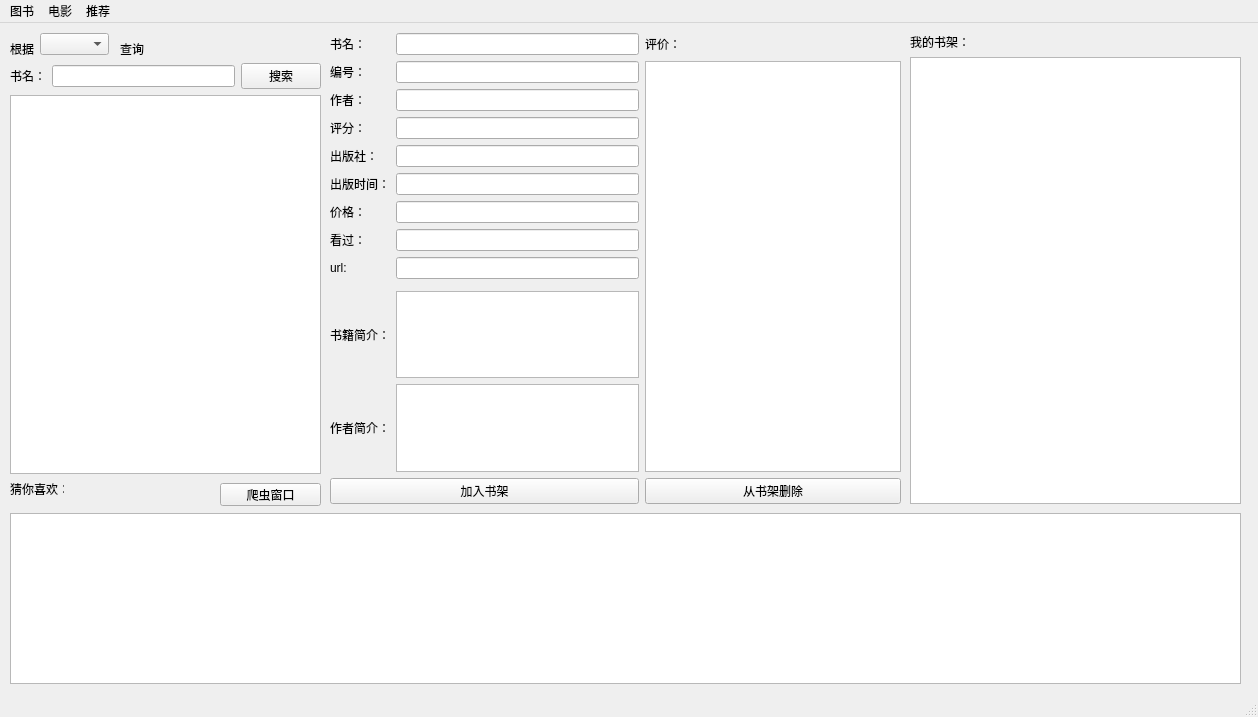
<?xml version="1.0" encoding="UTF-8"?>
<ui version="4.0">
 <class>MainWindow</class>
 <widget class="QMainWindow" name="MainWindow">
  <property name="geometry">
   <rect>
    <x>0</x>
    <y>0</y>
    <width>1258</width>
    <height>717</height>
   </rect>
  </property>
  <property name="windowTitle">
   <string>MainWindow</string>
  </property>
  <widget class="QWidget" name="centralwidget">
   <widget class="QLabel" name="label">
    <property name="geometry">
     <rect>
      <x>10</x>
      <y>20</y>
      <width>54</width>
      <height>12</height>
     </rect>
    </property>
    <property name="text">
     <string>根据</string>
    </property>
   </widget>
   <widget class="QComboBox" name="selectway_box">
    <property name="geometry">
     <rect>
      <x>40</x>
      <y>10</y>
      <width>69</width>
      <height>22</height>
     </rect>
    </property>
    <property name="sizePolicy">
     <sizepolicy hsizetype="Fixed" vsizetype="Fixed">
      <horstretch>0</horstretch>
      <verstretch>0</verstretch>
     </sizepolicy>
    </property>
   </widget>
   <widget class="QLabel" name="label_sel">
    <property name="geometry">
     <rect>
      <x>120</x>
      <y>20</y>
      <width>54</width>
      <height>12</height>
     </rect>
    </property>
    <property name="text">
     <string>查询</string>
    </property>
   </widget>
   <widget class="QWidget" name="gridLayoutWidget">
    <property name="geometry">
     <rect>
      <x>10</x>
      <y>40</y>
      <width>311</width>
      <height>411</height>
     </rect>
    </property>
    <layout class="QGridLayout" name="select_gridLayout">
     <item row="0" column="2">
      <widget class="QLineEdit" name="lineEdit"/>
     </item>
     <item row="0" column="3">
      <widget class="QPushButton" name="find_but">
       <property name="text">
        <string>搜索</string>
       </property>
      </widget>
     </item>
     <item row="0" column="1">
      <widget class="QLabel" name="label_3">
       <property name="sizePolicy">
        <sizepolicy hsizetype="Fixed" vsizetype="Fixed">
         <horstretch>0</horstretch>
         <verstretch>0</verstretch>
        </sizepolicy>
       </property>
       <property name="text">
        <string>书名：</string>
       </property>
      </widget>
     </item>
     <item row="1" column="1" colspan="3">
      <widget class="QTableWidget" name="find_result_table"/>
     </item>
    </layout>
   </widget>
   <widget class="QWidget" name="gridLayoutWidget_2">
    <property name="geometry">
     <rect>
      <x>330</x>
      <y>10</y>
      <width>571</width>
      <height>471</height>
     </rect>
    </property>
    <layout class="QGridLayout" name="show_gridLayout">
     <item row="0" column="0">
      <widget class="QLabel" name="bname">
       <property name="text">
        <string>书名：</string>
       </property>
      </widget>
     </item>
     <item row="5" column="0">
      <widget class="QLabel" name="byear">
       <property name="text">
        <string>出版时间：</string>
       </property>
      </widget>
     </item>
     <item row="6" column="1">
      <widget class="QLineEdit" name="lineEdit_bprice"/>
     </item>
     <item row="0" column="1">
      <widget class="QLineEdit" name="lineEdit_bname"/>
     </item>
     <item row="5" column="1">
      <widget class="QLineEdit" name="lineEdit_byear"/>
     </item>
     <item row="1" column="0">
      <widget class="QLabel" name="bno">
       <property name="text">
        <string>编号：</string>
       </property>
      </widget>
     </item>
     <item row="6" column="0">
      <widget class="QLabel" name="bprice">
       <property name="text">
        <string>价格：</string>
       </property>
      </widget>
     </item>
     <item row="2" column="0">
      <widget class="QLabel" name="bauthor">
       <property name="text">
        <string>作者：</string>
       </property>
      </widget>
     </item>
     <item row="1" column="1">
      <widget class="QLineEdit" name="lineEdit_bno"/>
     </item>
     <item row="3" column="0">
      <widget class="QLabel" name="bstar">
       <property name="text">
        <string>评分：</string>
       </property>
      </widget>
     </item>
     <item row="7" column="0">
      <widget class="QLabel" name="bnum">
       <property name="text">
        <string>看过：</string>
       </property>
      </widget>
     </item>
     <item row="2" column="1">
      <widget class="QLineEdit" name="lineEdit_bauthor"/>
     </item>
     <item row="3" column="1">
      <widget class="QLineEdit" name="lineEdit_bstar"/>
     </item>
     <item row="4" column="0">
      <widget class="QLabel" name="bpub">
       <property name="text">
        <string>出版社：</string>
       </property>
      </widget>
     </item>
     <item row="4" column="1">
      <widget class="QLineEdit" name="lineEdit_bpub"/>
     </item>
     <item row="12" column="0" colspan="2">
      <widget class="QPushButton" name="addb_pushB">
       <property name="text">
        <string>加入书架</string>
       </property>
      </widget>
     </item>
     <item row="12" column="2">
      <widget class="QPushButton" name="delb_pushB">
       <property name="text">
        <string>从书架删除</string>
       </property>
      </widget>
     </item>
     <item row="8" column="1">
      <widget class="QLineEdit" name="lineEdit_burl"/>
     </item>
     <item row="7" column="1">
      <widget class="QLineEdit" name="lineEdit_bnum"/>
     </item>
     <item row="10" column="1">
      <widget class="QTextEdit" name="book_intro"/>
     </item>
     <item row="10" column="0">
      <widget class="QLabel" name="bintro">
       <property name="text">
        <string>书籍简介：</string>
       </property>
      </widget>
     </item>
     <item row="8" column="0">
      <widget class="QLabel" name="burl">
       <property name="text">
        <string>url:</string>
       </property>
      </widget>
     </item>
     <item row="11" column="1">
      <widget class="QTextEdit" name="bookau_intro"/>
     </item>
     <item row="11" column="0">
      <widget class="QLabel" name="bauintro">
       <property name="text">
        <string>作者简介：</string>
       </property>
      </widget>
     </item>
     <item row="0" column="2">
      <widget class="QLabel" name="bcomment">
       <property name="text">
        <string>评价：</string>
       </property>
      </widget>
     </item>
     <item row="1" column="2" rowspan="11">
      <widget class="QTextEdit" name="book_comment">
       <property name="sizePolicy">
        <sizepolicy hsizetype="Minimum" vsizetype="Expanding">
         <horstretch>0</horstretch>
         <verstretch>0</verstretch>
        </sizepolicy>
       </property>
      </widget>
     </item>
    </layout>
   </widget>
   <widget class="QWidget" name="gridLayoutWidget_3">
    <property name="geometry">
     <rect>
      <x>910</x>
      <y>10</y>
      <width>331</width>
      <height>471</height>
     </rect>
    </property>
    <layout class="QGridLayout" name="myshelf_gridLayout">
     <item row="0" column="0">
      <widget class="QLabel" name="label_shujia">
       <property name="sizePolicy">
        <sizepolicy hsizetype="Fixed" vsizetype="Preferred">
         <horstretch>0</horstretch>
         <verstretch>0</verstretch>
        </sizepolicy>
       </property>
       <property name="text">
        <string>我的书架：</string>
       </property>
      </widget>
     </item>
     <item row="1" column="0">
      <widget class="QTableWidget" name="bookshelf"/>
     </item>
    </layout>
   </widget>
   <widget class="QWidget" name="gridLayoutWidget_4">
    <property name="geometry">
     <rect>
      <x>10</x>
      <y>490</y>
      <width>1231</width>
      <height>171</height>
     </rect>
    </property>
    <layout class="QGridLayout" name="recomm_gridLayout">
     <item row="0" column="0">
      <widget class="QTableWidget" name="recomm_table">
       <property name="contextMenuPolicy">
        <enum>Qt::DefaultContextMenu</enum>
       </property>
      </widget>
     </item>
    </layout>
   </widget>
   <widget class="QPushButton" name="pushButton">
    <property name="geometry">
     <rect>
      <x>220</x>
      <y>460</y>
      <width>101</width>
      <height>23</height>
     </rect>
    </property>
    <property name="text">
     <string>爬虫窗口</string>
    </property>
   </widget>
   <widget class="QLabel" name="label_1">
    <property name="geometry">
     <rect>
      <x>10</x>
      <y>460</y>
      <width>54</width>
      <height>12</height>
     </rect>
    </property>
    <property name="text">
     <string>猜你喜欢：</string>
    </property>
   </widget>
  </widget>
  <widget class="QMenuBar" name="menubar">
   <property name="geometry">
    <rect>
     <x>0</x>
     <y>0</y>
     <width>1258</width>
     <height>23</height>
    </rect>
   </property>
   <widget class="QMenu" name="menu">
    <property name="title">
     <string>图书</string>
    </property>
   </widget>
   <widget class="QMenu" name="menu_2">
    <property name="title">
     <string>电影</string>
    </property>
   </widget>
   <widget class="QMenu" name="menu_3">
    <property name="title">
     <string>推荐</string>
    </property>
   </widget>
   <addaction name="menu"/>
   <addaction name="menu_2"/>
   <addaction name="menu_3"/>
  </widget>
  <widget class="QStatusBar" name="statusbar"/>
 </widget>
 <resources/>
 <connections>
  <connection>
   <sender>find_but</sender>
   <signal>clicked()</signal>
   <receiver>MainWindow</receiver>
   <slot>slot_search_keyword()</slot>
   <hints>
    <hint type="sourcelabel">
     <x>280</x>
     <y>68</y>
    </hint>
    <hint type="destinationlabel">
     <x>204</x>
     <y>54</y>
    </hint>
   </hints>
  </connection>
  <connection>
   <sender>find_result_table</sender>
   <signal>itemClicked(QTableWidgetItem*)</signal>
   <receiver>MainWindow</receiver>
   <slot>slot_click_search_table()</slot>
   <hints>
    <hint type="sourcelabel">
     <x>267</x>
     <y>249</y>
    </hint>
    <hint type="destinationlabel">
     <x>616</x>
     <y>28</y>
    </hint>
   </hints>
  </connection>
  <connection>
   <sender>addb_pushB</sender>
   <signal>clicked()</signal>
   <receiver>MainWindow</receiver>
   <slot>slot_join_bookshelf()</slot>
   <hints>
    <hint type="sourcelabel">
     <x>580</x>
     <y>492</y>
    </hint>
    <hint type="destinationlabel">
     <x>879</x>
     <y>28</y>
    </hint>
   </hints>
  </connection>
  <connection>
   <sender>delb_pushB</sender>
   <signal>clicked()</signal>
   <receiver>MainWindow</receiver>
   <slot>slot_delete_from_bookshelf()</slot>
   <hints>
    <hint type="sourcelabel">
     <x>795</x>
     <y>492</y>
    </hint>
    <hint type="destinationlabel">
     <x>1083</x>
     <y>23</y>
    </hint>
   </hints>
  </connection>
  <connection>
   <sender>bookshelf</sender>
   <signal>itemClicked(QTableWidgetItem*)</signal>
   <receiver>MainWindow</receiver>
   <slot>slot_click_bookshelf_table()</slot>
   <hints>
    <hint type="sourcelabel">
     <x>990</x>
     <y>329</y>
    </hint>
    <hint type="destinationlabel">
     <x>1255</x>
     <y>405</y>
    </hint>
   </hints>
  </connection>
  <connection>
   <sender>recomm_table</sender>
   <signal>itemClicked(QTableWidgetItem*)</signal>
   <receiver>MainWindow</receiver>
   <slot>slot_click_recommend_table()</slot>
   <hints>
    <hint type="sourcelabel">
     <x>149</x>
     <y>547</y>
    </hint>
    <hint type="destinationlabel">
     <x>178</x>
     <y>483</y>
    </hint>
   </hints>
  </connection>
 </connections>
 <slots>
  <slot>slot_search_keyword()</slot>
  <slot>slot_click_search_table()</slot>
  <slot>slot_join_bookshelf()</slot>
  <slot>slot_delete_from_bookshelf()</slot>
  <slot>slot_click_bookshelf_table()</slot>
  <slot>slot_click_recommend_table()</slot>
 </slots>
</ui>
